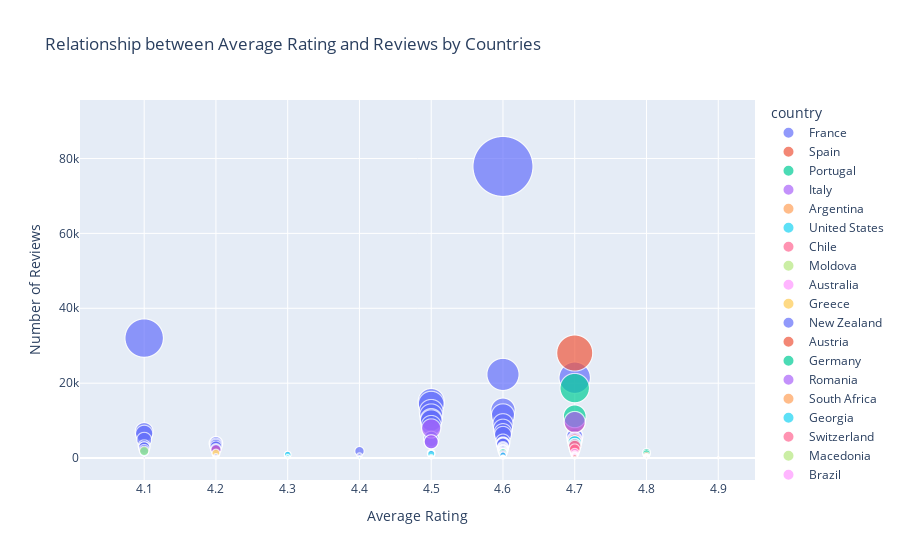

The cell this chart's notebook holds for it:
### Code cell
fig = px.scatter(wines, x="avg_rating", y="reviews", color="country",
                 title="Relationship between Average Rating and Reviews by Countries",
                 labels={"avg_rating": "Average Rating", "reviews": "Number of Reviews"},
                 hover_data={"country": True},
                 size="reviews", 
                 size_max=60 )
fig.show()

### Figure 1 — Plotly figure (JSON) as saved in the notebook; plotly's stock layout.template omitted (floating-point values rounded to 4 significant figures; data arrays with more than 128 entries replaced by an {"elided": "..."} marker saying what was removed)
{"data": [{"customdata": {"elided": "1347x1 str values"}, "hovertemplate": "country=%{customdata[0]}<br>Average Rating=%{x}<br>Number of Reviews=%{marker.size}<extra></extra>", "legendgroup": "France", "marker": {"color": "#636efa", "size": {"elided": "1347 int values"}, "sizemode": "area", "sizeref": 21.63, "symbol": "circle"}, "mode": "markers", "name": "France", "showlegend": true, "type": "scattergl", "x": {"elided": "1347 float values"}, "xaxis": "x", "y": {"elided": "1347 int values"}, "yaxis": "y"}, {"customdata": [["Spain"], ["Spain"], ["Spain"], ["Spain"], ["Spain"], ["Spain"], ["Spain"], ["Spain"], ["Spain"], ["Spain"], ["Spain"], ["Spain"], ["Spain"], ["Spain"], ["Spain"], ["Spain"], ["Spain"], ["Spain"], ["Spain"], ["Spain"], ["Spain"], ["Spain"], ["Spain"], ["Spain"], ["Spain"], ["Spain"], ["Spain"], ["Spain"], ["Spain"], ["Spain"], ["Spain"], ["Spain"], ["Spain"], ["Spain"], ["Spain"], ["Spain"], ["Spain"], ["Spain"], ["Spain"], ["Spain"], ["Spain"], ["Spain"], ["Spain"], ["Spain"], ["Spain"], ["Spain"], ["Spain"], ["Spain"], ["Spain"], ["Spain"], ["Spain"], ["Spain"], ["Spain"], ["Spain"], ["Spain"], ["Spain"], ["Spain"], ["Spain"], ["Spain"], ["Spain"], ["Spain"], ["Spain"], ["Spain"], ["Spain"], ["Spain"], ["Spain"], ["Spain"], ["Spain"], ["Spain"], ["Spain"], ["Spain"], ["Spain"], ["Spain"], ["Spain"], ["Spain"], ["Spain"], ["Spain"], ["Spain"], ["Spain"], ["Spain"], ["Spain"], ["Spain"], ["Spain"], ["Spain"], ["Spain"], ["Spain"], ["Spain"], ["Spain"], ["Spain"], ["Spain"], ["Spain"], ["Spain"], ["Spain"], ["Spain"], ["Spain"], ["Spain"], ["Spain"], ["Spain"], ["Spain"], ["Spain"], ["Spain"]], "hovertemplate": "country=%{customdata[0]}<br>Average Rating=%{x}<br>Number of Reviews=%{marker.size}<extra></extra>", "legendgroup": "Spain", "marker": {"color": "#EF553B", "size": [28050, 9527, 2596, 2476, 2348, 2186, 2143, 2005, 1924, 1347, 1290, 1205, 999, 973, 968, 884, 871, 773, 720, 712, 586, 510, 505, 483, 458, 451, 369, 331, 309, 276, 258, 254, 242, 238, 208, 199, 195, 182, 166, 144, 135, 122, 118, 114, 100, 96, 95, 88, 88, 82, 79, 76, 76, 72, 72, 66, 63, 55, 53, 50, 50, 49, 48, 47, 46, 45, 45, 44, 43, 43, 43, 43, 43, 42, 41, 41, 40, 38, 37, 37, 37, 37, 37, 36, 36, 36, 36, 35, 33, 33, 33, 32, 30, 30, 30, 29, 28, 28, 28, 27, 26], "sizemode": "area", "sizeref": 21.63, "symbol": "circle"}, "mode": "markers", "name": "Spain", "showlegend": true, "type": "scattergl", "x": [4.7, 4.7, 4.7, 4.7, 4.7, 4.7, 4.2, 4.7, 4.7, 4.7, 4.7, 4.6, 4.8, 4.7, 4.8, 4.7, 4.7, 4.7, 4.7, 4.8, 4.2, 4.5, 4.8, 4.8, 4.3, 4.8, 4.2, 4.8, 4.2, 4.8, 4.2, 4.7, 4.8, 4.8, 4.8, 4.2, 4.8, 4.3, 4.6, 4.8, 4.5, 4.3, 4.5, 4.2, 4.2, 4.6, 4.7, 4.8, 4.9, 4.8, 4.3, 4.5, 4.6, 4.5, 4.8, 4.3, 4.8, 4.8, 4.8, 4.6, 4.7, 4.8, 4.8, 4.8, 4.8, 4.8, 4.8, 4.9, 4.5, 4.6, 4.8, 4.2, 4.8, 4.6, 4.8, 4.8, 4.2, 4.3, 4.4, 4.2, 4.2, 4.2, 4.6, 4.9, 4.7, 4.6, 4.8, 4.8, 4.7, 4.7, 4.8, 4.5, 4.8, 4.6, 4.6, 4.6, 4.7, 4.8, 4.8, 4.4, 4.5], "xaxis": "x", "y": [28050, 9527, 2596, 2476, 2348, 2186, 2143, 2005, 1924, 1347, 1290, 1205, 999, 973, 968, 884, 871, 773, 720, 712, 586, 510, 505, 483, 458, 451, 369, 331, 309, 276, 258, 254, 242, 238, 208, 199, 195, 182, 166, 144, 135, 122, 118, 114, 100, 96, 95, 88, 88, 82, 79, 76, 76, 72, 72, 66, 63, 55, 53, 50, 50, 49, 48, 47, 46, 45, 45, 44, 43, 43, 43, 43, 43, 42, 41, 41, 40, 38, 37, 37, 37, 37, 37, 36, 36, 36, 36, 35, 33, 33, 33, 32, 30, 30, 30, 29, 28, 28, 28, 27, 26], "yaxis": "y"}, {"customdata": [["Portugal"], ["Portugal"], ["Portugal"], ["Portugal"], ["Portugal"], ["Portugal"], ["Portugal"], ["Portugal"], ["Portugal"], ["Portugal"], ["Portugal"], ["Portugal"], ["Portugal"], ["Portugal"], ["Portugal"], ["Portugal"], ["Portugal"], ["Portugal"], ["Portugal"], ["Portugal"], ["Portugal"], ["Portugal"], ["Portugal"], ["Portugal"], ["Portugal"], ["Portugal"], ["Portugal"], ["Portugal"], ["Portugal"], ["Portugal"], ["Portugal"], ["Portugal"], ["Portugal"], ["Portugal"], ["Portugal"], ["Portugal"], ["Portugal"], ["Portugal"], ["Portugal"], ["Portugal"], ["Portugal"], ["Portugal"], ["Portugal"], ["Portugal"], ["Portugal"], ["Portugal"], ["Portugal"], ["Portugal"], ["Portugal"], ["Portugal"], ["Portugal"], ["Portugal"], ["Portugal"], ["Portugal"], ["Portugal"], ["Portugal"]], "hovertemplate": "country=%{customdata[0]}<br>Average Rating=%{x}<br>Number of Reviews=%{marker.size}<extra></extra>", "legendgroup": "Portugal", "marker": {"color": "#00cc96", "size": [18690, 11147, 3303, 3144, 2646, 2177, 1867, 1624, 1489, 1467, 1215, 1180, 1170, 942, 863, 773, 709, 663, 617, 593, 454, 437, 422, 398, 344, 321, 272, 188, 177, 161, 154, 151, 146, 119, 108, 101, 92, 86, 73, 72, 72, 70, 56, 49, 45, 36, 35, 34, 31, 30, 30, 28, 26, 26, 26, 25], "sizemode": "area", "sizeref": 21.63, "symbol": "circle"}, "mode": "markers", "name": "Portugal", "showlegend": true, "type": "scattergl", "x": [4.7, 4.7, 4.7, 4.7, 4.7, 4.7, 4.7, 4.7, 4.8, 4.6, 4.7, 4.7, 4.8, 4.7, 4.7, 4.2, 4.7, 4.7, 4.7, 4.7, 4.6, 4.6, 4.8, 4.2, 4.6, 4.8, 4.8, 4.2, 4.8, 4.8, 4.8, 4.8, 4.3, 4.6, 4.3, 4.8, 4.8, 4.8, 4.8, 4.9, 4.2, 4.8, 4.4, 4.6, 4.6, 4.4, 4.8, 4.2, 4.6, 4.8, 4.3, 4.8, 4.5, 4.8, 4.9, 4.2], "xaxis": "x", "y": [18690, 11147, 3303, 3144, 2646, 2177, 1867, 1624, 1489, 1467, 1215, 1180, 1170, 942, 863, 773, 709, 663, 617, 593, 454, 437, 422, 398, 344, 321, 272, 188, 177, 161, 154, 151, 146, 119, 108, 101, 92, 86, 73, 72, 72, 70, 56, 49, 45, 36, 35, 34, 31, 30, 30, 28, 26, 26, 26, 25], "yaxis": "y"}, {"customdata": {"elided": "257x1 str values"}, "hovertemplate": "country=%{customdata[0]}<br>Average Rating=%{x}<br>Number of Reviews=%{marker.size}<extra></extra>", "legendgroup": "Italy", "marker": {"color": "#ab63fa", "size": {"elided": "257 int values"}, "sizemode": "area", "sizeref": 21.63, "symbol": "circle"}, "mode": "markers", "name": "Italy", "showlegend": true, "type": "scattergl", "x": {"elided": "257 float values"}, "xaxis": "x", "y": {"elided": "257 int values"}, "yaxis": "y"}, {"customdata": [["Argentina"], ["Argentina"], ["Argentina"], ["Argentina"], ["Argentina"], ["Argentina"], ["Argentina"], ["Argentina"], ["Argentina"], ["Argentina"], ["Argentina"], ["Argentina"], ["Argentina"], ["Argentina"], ["Argentina"], ["Argentina"], ["Argentina"], ["Argentina"], ["Argentina"], ["Argentina"], ["Argentina"], ["Argentina"], ["Argentina"]], "hovertemplate": "country=%{customdata[0]}<br>Average Rating=%{x}<br>Number of Reviews=%{marker.size}<extra></extra>", "legendgroup": "Argentina", "marker": {"color": "#FFA15A", "size": [4511, 2541, 968, 825, 668, 654, 540, 522, 431, 328, 267, 232, 169, 145, 126, 81, 72, 72, 70, 44, 43, 33, 25], "sizemode": "area", "sizeref": 21.63, "symbol": "circle"}, "mode": "markers", "name": "Argentina", "showlegend": true, "type": "scattergl", "x": [4.7, 4.7, 4.7, 4.8, 4.7, 4.7, 4.8, 4.8, 4.8, 4.8, 4.8, 4.8, 4.8, 4.8, 4.8, 4.6, 4.2, 4.6, 4.8, 4.9, 4.8, 4.8, 4.8], "xaxis": "x", "y": [4511, 2541, 968, 825, 668, 654, 540, 522, 431, 328, 267, 232, 169, 145, 126, 81, 72, 72, 70, 44, 43, 33, 25], "yaxis": "y"}, {"customdata": {"elided": "515x1 str values"}, "hovertemplate": "country=%{customdata[0]}<br>Average Rating=%{x}<br>Number of Reviews=%{marker.size}<extra></extra>", "legendgroup": "United States", "marker": {"color": "#19d3f3", "size": {"elided": "515 int values"}, "sizemode": "area", "sizeref": 21.63, "symbol": "circle"}, "mode": "markers", "name": "United States", "showlegend": true, "type": "scattergl", "x": {"elided": "515 float values"}, "xaxis": "x", "y": {"elided": "515 int values"}, "yaxis": "y"}, {"customdata": [["Chile"], ["Chile"], ["Chile"], ["Chile"], ["Chile"], ["Chile"], ["Chile"]], "hovertemplate": "country=%{customdata[0]}<br>Average Rating=%{x}<br>Number of Reviews=%{marker.size}<extra></extra>", "legendgroup": "Chile", "marker": {"color": "#FF6692", "size": [3464, 3132, 2366, 854, 790, 206, 30], "sizemode": "area", "sizeref": 21.63, "symbol": "circle"}, "mode": "markers", "name": "Chile", "showlegend": true, "type": "scattergl", "x": [4.7, 4.7, 4.7, 4.7, 4.7, 4.8, 4.8], "xaxis": "x", "y": [3464, 3132, 2366, 854, 790, 206, 30], "yaxis": "y"}, {"customdata": [["Moldova"]], "hovertemplate": "country=%{customdata[0]}<br>Average Rating=%{x}<br>Number of Reviews=%{marker.size}<extra></extra>", "legendgroup": "Moldova", "marker": {"color": "#B6E880", "size": [1940], "sizemode": "area", "sizeref": 21.63, "symbol": "circle"}, "mode": "markers", "name": "Moldova", "showlegend": true, "type": "scattergl", "x": [4.1], "xaxis": "x", "y": [1940], "yaxis": "y"}, {"customdata": [["Australia"], ["Australia"], ["Australia"], ["Australia"], ["Australia"], ["Australia"], ["Australia"], ["Australia"], ["Australia"], ["Australia"], ["Australia"], ["Australia"], ["Australia"], ["Australia"], ["Australia"], ["Australia"], ["Australia"], ["Australia"], ["Australia"], ["Australia"], ["Australia"], ["Australia"], ["Australia"], ["Australia"], ["Australia"], ["Australia"], ["Australia"], ["Australia"], ["Australia"], ["Australia"], ["Australia"], ["Australia"]], "hovertemplate": "country=%{customdata[0]}<br>Average Rating=%{x}<br>Number of Reviews=%{marker.size}<extra></extra>", "legendgroup": "Australia", "marker": {"color": "#FF97FF", "size": [1498, 1055, 897, 747, 710, 647, 574, 343, 283, 107, 100, 93, 92, 78, 69, 61, 61, 56, 55, 51, 46, 34, 33, 32, 30, 29, 27, 27, 26, 25, 25, 25], "sizemode": "area", "sizeref": 21.63, "symbol": "circle"}, "mode": "markers", "name": "Australia", "showlegend": true, "type": "scattergl", "x": [4.7, 4.7, 4.7, 4.7, 4.7, 4.7, 4.7, 4.2, 4.8, 4.6, 4.8, 4.7, 4.6, 4.2, 4.8, 4.6, 4.3, 4.5, 4.8, 4.8, 4.6, 4.2, 4.8, 4.9, 4.9, 4.3, 4.6, 4.9, 4.8, 4.2, 4.6, 4.9], "xaxis": "x", "y": [1498, 1055, 897, 747, 710, 647, 574, 343, 283, 107, 100, 93, 92, 78, 69, 61, 61, 56, 55, 51, 46, 34, 33, 32, 30, 29, 27, 27, 26, 25, 25, 25], "yaxis": "y"}, {"customdata": [["Greece"], ["Greece"], ["Greece"], ["Greece"], ["Greece"], ["Greece"]], "hovertemplate": "country=%{customdata[0]}<br>Average Rating=%{x}<br>Number of Reviews=%{marker.size}<extra></extra>", "legendgroup": "Greece", "marker": {"color": "#FECB52", "size": [1326, 416, 359, 271, 38, 26], "sizemode": "area", "sizeref": 21.63, "symbol": "circle"}, "mode": "markers", "name": "Greece", "showlegend": true, "type": "scattergl", "x": [4.2, 4.2, 4.2, 4.2, 4.2, 4.4], "xaxis": "x", "y": [1326, 416, 359, 271, 38, 26], "yaxis": "y"}, {"customdata": [["New Zealand"], ["New Zealand"], ["New Zealand"], ["New Zealand"], ["New Zealand"], ["New Zealand"], ["New Zealand"]], "hovertemplate": "country=%{customdata[0]}<br>Average Rating=%{x}<br>Number of Reviews=%{marker.size}<extra></extra>", "legendgroup": "New Zealand", "marker": {"color": "#636efa", "size": [533, 308, 285, 114, 53, 43, 41], "sizemode": "area", "sizeref": 21.63, "symbol": "circle"}, "mode": "markers", "name": "New Zealand", "showlegend": true, "type": "scattergl", "x": [4.2, 4.2, 4.2, 4.2, 4.2, 4.6, 4.2], "xaxis": "x", "y": [533, 308, 285, 114, 53, 43, 41], "yaxis": "y"}, {"customdata": [["Austria"], ["Austria"], ["Austria"], ["Austria"], ["Austria"], ["Austria"], ["Austria"], ["Austria"], ["Austria"], ["Austria"], ["Austria"], ["Austria"], ["Austria"], ["Austria"], ["Austria"], ["Austria"], ["Austria"], ["Austria"], ["Austria"], ["Austria"], ["Austria"], ["Austria"], ["Austria"], ["Austria"], ["Austria"], ["Austria"]], "hovertemplate": "country=%{customdata[0]}<br>Average Rating=%{x}<br>Number of Reviews=%{marker.size}<extra></extra>", "legendgroup": "Austria", "marker": {"color": "#EF553B", "size": [428, 291, 196, 179, 148, 138, 114, 82, 78, 72, 58, 58, 45, 42, 36, 35, 35, 34, 33, 31, 31, 28, 28, 26, 26, 26], "sizemode": "area", "sizeref": 21.63, "symbol": "circle"}, "mode": "markers", "name": "Austria", "showlegend": true, "type": "scattergl", "x": [4.7, 4.2, 4.6, 4.6, 4.8, 4.2, 4.2, 4.3, 4.2, 4.6, 4.6, 4.7, 4.7, 4.2, 4.3, 4.3, 4.2, 4.7, 4.7, 4.6, 4.8, 4.3, 4.6, 4.8, 4.8, 4.3], "xaxis": "x", "y": [428, 291, 196, 179, 148, 138, 114, 82, 78, 72, 58, 58, 45, 42, 36, 35, 35, 34, 33, 31, 31, 28, 28, 26, 26, 26], "yaxis": "y"}, {"customdata": [["Germany"], ["Germany"], ["Germany"], ["Germany"], ["Germany"], ["Germany"], ["Germany"], ["Germany"], ["Germany"], ["Germany"], ["Germany"], ["Germany"], ["Germany"], ["Germany"], ["Germany"], ["Germany"], ["Germany"], ["Germany"], ["Germany"], ["Germany"], ["Germany"], ["Germany"], ["Germany"], ["Germany"], ["Germany"], ["Germany"], ["Germany"], ["Germany"], ["Germany"], ["Germany"], ["Germany"], ["Germany"], ["Germany"], ["Germany"]], "hovertemplate": "country=%{customdata[0]}<br>Average Rating=%{x}<br>Number of Reviews=%{marker.size}<extra></extra>", "legendgroup": "Germany", "marker": {"color": "#00cc96", "size": [228, 192, 107, 92, 80, 71, 63, 56, 54, 52, 51, 48, 47, 47, 47, 43, 43, 38, 38, 37, 37, 36, 34, 34, 33, 31, 31, 31, 31, 30, 29, 29, 25, 25], "sizemode": "area", "sizeref": 21.63, "symbol": "circle"}, "mode": "markers", "name": "Germany", "showlegend": true, "type": "scattergl", "x": [4.6, 4.7, 4.6, 4.6, 4.6, 4.6, 4.6, 4.6, 4.6, 4.6, 4.6, 4.7, 4.7, 4.6, 4.6, 4.7, 4.2, 4.6, 4.6, 4.7, 4.6, 4.7, 4.6, 4.6, 4.6, 4.6, 4.7, 4.3, 4.8, 4.6, 4.6, 4.7, 4.7, 4.5], "xaxis": "x", "y": [228, 192, 107, 92, 80, 71, 63, 56, 54, 52, 51, 48, 47, 47, 47, 43, 43, 38, 38, 37, 37, 36, 34, 34, 33, 31, 31, 31, 31, 30, 29, 29, 25, 25], "yaxis": "y"}, {"customdata": [["Romania"], ["Romania"]], "hovertemplate": "country=%{customdata[0]}<br>Average Rating=%{x}<br>Number of Reviews=%{marker.size}<extra></extra>", "legendgroup": "Romania", "marker": {"color": "#ab63fa", "size": [213, 83], "sizemode": "area", "sizeref": 21.63, "symbol": "circle"}, "mode": "markers", "name": "Romania", "showlegend": true, "type": "scattergl", "x": [4.6, 4.3], "xaxis": "x", "y": [213, 83], "yaxis": "y"}, {"customdata": [["South Africa"], ["South Africa"], ["South Africa"], ["South Africa"], ["South Africa"], ["South Africa"], ["South Africa"], ["South Africa"], ["South Africa"], ["South Africa"], ["South Africa"], ["South Africa"], ["South Africa"], ["South Africa"], ["South Africa"], ["South Africa"], ["South Africa"], ["South Africa"], ["South Africa"], ["South Africa"], ["South Africa"]], "hovertemplate": "country=%{customdata[0]}<br>Average Rating=%{x}<br>Number of Reviews=%{marker.size}<extra></extra>", "legendgroup": "South Africa", "marker": {"color": "#FFA15A", "size": [172, 126, 120, 68, 65, 64, 62, 59, 54, 46, 44, 43, 43, 42, 40, 40, 38, 34, 30, 27, 27], "sizemode": "area", "sizeref": 21.63, "symbol": "circle"}, "mode": "markers", "name": "South Africa", "showlegend": true, "type": "scattergl", "x": [4.6, 4.6, 4.6, 4.8, 4.2, 4.8, 4.8, 4.8, 4.6, 4.6, 4.6, 4.9, 4.3, 4.9, 4.6, 4.8, 4.5, 4.8, 4.6, 4.2, 4.6], "xaxis": "x", "y": [172, 126, 120, 68, 65, 64, 62, 59, 54, 46, 44, 43, 43, 42, 40, 40, 38, 34, 30, 27, 27], "yaxis": "y"}, {"customdata": [["Georgia"], ["Georgia"], ["Georgia"], ["Georgia"]], "hovertemplate": "country=%{customdata[0]}<br>Average Rating=%{x}<br>Number of Reviews=%{marker.size}<extra></extra>", "legendgroup": "Georgia", "marker": {"color": "#19d3f3", "size": [104, 98, 27, 26], "sizemode": "area", "sizeref": 21.63, "symbol": "circle"}, "mode": "markers", "name": "Georgia", "showlegend": true, "type": "scattergl", "x": [4.4, 4.3, 4.3, 4.4], "xaxis": "x", "y": [104, 98, 27, 26], "yaxis": "y"}, {"customdata": [["Switzerland"], ["Switzerland"], ["Switzerland"], ["Switzerland"]], "hovertemplate": "country=%{customdata[0]}<br>Average Rating=%{x}<br>Number of Reviews=%{marker.size}<extra></extra>", "legendgroup": "Switzerland", "marker": {"color": "#FF6692", "size": [103, 49, 33, 28], "sizemode": "area", "sizeref": 21.63, "symbol": "circle"}, "mode": "markers", "name": "Switzerland", "showlegend": true, "type": "scattergl", "x": [4.2, 4.6, 4.6, 4.6], "xaxis": "x", "y": [103, 49, 33, 28], "yaxis": "y"}, {"customdata": [["Macedonia"], ["Macedonia"]], "hovertemplate": "country=%{customdata[0]}<br>Average Rating=%{x}<br>Number of Reviews=%{marker.size}<extra></extra>", "legendgroup": "Macedonia", "marker": {"color": "#B6E880", "size": [100, 77], "sizemode": "area", "sizeref": 21.63, "symbol": "circle"}, "mode": "markers", "name": "Macedonia", "showlegend": true, "type": "scattergl", "x": [4.8, 4.8], "xaxis": "x", "y": [100, 77], "yaxis": "y"}, {"customdata": [["Brazil"], ["Brazil"], ["Brazil"], ["Brazil"]], "hovertemplate": "country=%{customdata[0]}<br>Average Rating=%{x}<br>Number of Reviews=%{marker.size}<extra></extra>", "legendgroup": "Brazil", "marker": {"color": "#FF97FF", "size": [99, 54, 48, 38], "sizemode": "area", "sizeref": 21.63, "symbol": "circle"}, "mode": "markers", "name": "Brazil", "showlegend": true, "type": "scattergl", "x": [4.5, 4.5, 4.5, 4.6], "xaxis": "x", "y": [99, 54, 48, 38], "yaxis": "y"}, {"customdata": [["Israel"], ["Israel"]], "hovertemplate": "country=%{customdata[0]}<br>Average Rating=%{x}<br>Number of Reviews=%{marker.size}<extra></extra>", "legendgroup": "Israel", "marker": {"color": "#FECB52", "size": [85, 72], "sizemode": "area", "sizeref": 21.63, "symbol": "circle"}, "mode": "markers", "name": "Israel", "showlegend": true, "type": "scattergl", "x": [4.2, 4.3], "xaxis": "x", "y": [85, 72], "yaxis": "y"}, {"customdata": [["Slovenia"], ["Slovenia"], ["Slovenia"]], "hovertemplate": "country=%{customdata[0]}<br>Average Rating=%{x}<br>Number of Reviews=%{marker.size}<extra></extra>", "legendgroup": "Slovenia", "marker": {"color": "#636efa", "size": [58, 37, 29], "sizemode": "area", "sizeref": 21.63, "symbol": "circle"}, "mode": "markers", "name": "Slovenia", "showlegend": true, "type": "scattergl", "x": [4.2, 4.3, 4.5], "xaxis": "x", "y": [58, 37, 29], "yaxis": "y"}, {"customdata": [["Hungary"]], "hovertemplate": "country=%{customdata[0]}<br>Average Rating=%{x}<br>Number of Reviews=%{marker.size}<extra></extra>", "legendgroup": "Hungary", "marker": {"color": "#EF553B", "size": [40], "sizemode": "area", "sizeref": 21.63, "symbol": "circle"}, "mode": "markers", "name": "Hungary", "showlegend": true, "type": "scattergl", "x": [4.9], "xaxis": "x", "y": [40], "yaxis": "y"}, {"customdata": [["Canada"], ["Canada"], ["Canada"], ["Canada"]], "hovertemplate": "country=%{customdata[0]}<br>Average Rating=%{x}<br>Number of Reviews=%{marker.size}<extra></extra>", "legendgroup": "Canada", "marker": {"color": "#00cc96", "size": [38, 33, 27, 27], "sizemode": "area", "sizeref": 21.63, "symbol": "circle"}, "mode": "markers", "name": "Canada", "showlegend": true, "type": "scattergl", "x": [4.2, 4.5, 4.8, 4.5], "xaxis": "x", "y": [38, 33, 27, 27], "yaxis": "y"}, {"customdata": [["Turkey"]], "hovertemplate": "country=%{customdata[0]}<br>Average Rating=%{x}<br>Number of Reviews=%{marker.size}<extra></extra>", "legendgroup": "Turkey", "marker": {"color": "#ab63fa", "size": [27], "sizemode": "area", "sizeref": 21.63, "symbol": "circle"}, "mode": "markers", "name": "Turkey", "showlegend": true, "type": "scattergl", "x": [4.2], "xaxis": "x", "y": [27], "yaxis": "y"}], "layout": {"legend": {"itemsizing": "constant", "title": {"text": "country"}, "tracegroupgap": 0}, "title": {"text": "Relationship between Average Rating and Reviews by Countries"}, "xaxis": {"anchor": "y", "domain": [0, 1], "title": {"text": "Average Rating"}}, "yaxis": {"anchor": "x", "domain": [0, 1], "title": {"text": "Number of Reviews"}}}}
